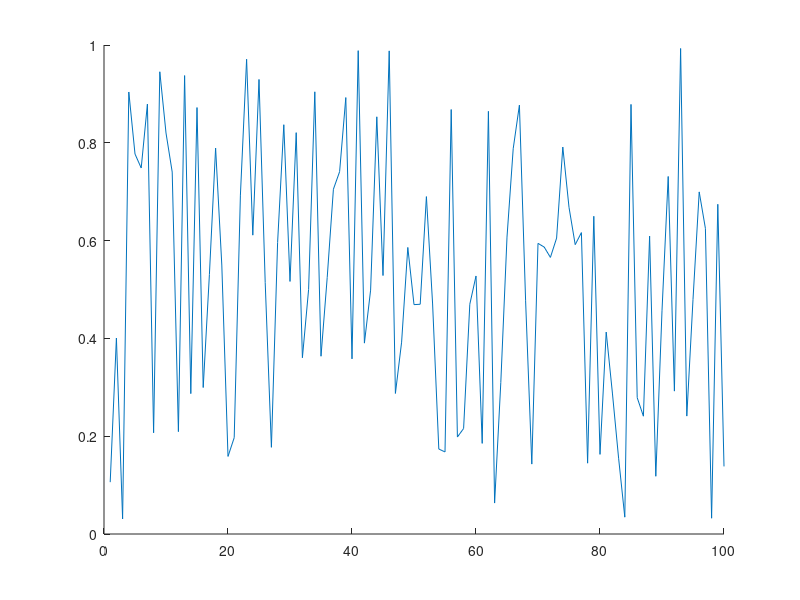

Here is the MATLAB script that generated this plot: (Note: this script raises an error after producing the figure.)
clc
close all
clear

if isfolder('pics') == 0
    mkdir('pics')
end

x = 1:100;
y = rand(100,1);
idxmin = find(y == max(y));
idxmax = find(y == min(y));
txt = ['\leftarrow y = ',int2str(max(y))];
hold on
plot(x,y)
plot(x,y,'o','MarkerIndices',[idxmin idxmax],'MarkerFaceColor','red','MarkerSize',5)
t = text(idxmax,y(idxmax),txt);
t.Color = [153/255 153/255 255/255];
hold off
legend('random plot [0:1]');
print -dpng ./pics/test.png
close
%% testing plot function
clc

x = [0:0.01:2*pi];
y = sin(x);
yCmp = cos(x);
string = 'My test plot';
p_title = 'test_print';
t="";

% test = myplot(x,y,string,p_title);
test2 = superplot(x,y,'plotName',"My super plot",'figureName',"super_plot");
test3 = superplot(x,y,'cmpYLegend',"cos(x)",'figureName',"cosxVsSinx",'cmpY',yCmp,'yLegend',"sin(x)",'yName',"Amplitude",'xName',"Samples NOT normalized to 2\pi", ...
    'plotName',"Plotting cos(x) against sin(x)");
close(test2);
close(test3);
test4 = superplot(x,y);

testV = ones(1,1);
testV(2) = 5;

%% testing MER loop
% clear
clc
close all
% clear

idx = 1;
for i = 0:200
    if ( rem((i-1)/4,1)==0 )
        validLen(idx) = i;
        idx = idx+1;
    end
end

% Constants are double-precision by default
vec = [9 129];

% for i
    
% for i = vec(1):0.01:vec(1)
%     fprintf("i is %d coefficients\n",i);
% end
    
% for i = 0:2:10
%     fprintf("i SHOULD be EVEN and is %d\n",i);
% end

%coefficients have to be even and divisible by span w/no remainder LOOK
%INTO THIS
%beta MUST be greater than 0
% [MER_out, betaTX_out, betaRCV_out, coeff_out] = MER_opt('Nsps',4,'numCoeffs',vec,'betaTX',[0 0.001 0.2],'betaRCV',[0.12 0.01 0.12],'MER',50);
% [MER_out, betaTX_out, betaRCV_out, coeff_out] = MER_opt('Nsps',4,'numCoeffs',[25 77],'betaTX',[.01 0.01 .16],'betaRCV',[0.12 0.01 0.34],'MER',40);

% last = find(~MER_out,1);
% fileID = fopen('GSM_parameters.txt','w');
% cBeta = char(hex2dec('03b2'));
% fprintf(fileID,'%10s %10s %10s %10s\r\n','MER', 'betaTX', 'betaRCV', 'length');
% % A = [MER_out(1:last-1); betaTX_out(1:last-1); betaRCV_out(1:last-1); coeff_out(1:last-1)];
% A = [MER_out; betaTX_out; betaRCV_out; coeff_out];
% fprintf(fileID,'%10.6f %10.6f %10.6f %8.0f\r\n',A);
% fclose(fileID);

% c_idx = find(coeff_out==121);
% max_121 = max(MER_out(c_idx(1):c_idx(end)));
% desired_121 = find(MER_out>=54.0679);

DONE = ones(10,1);
finish = sum(DONE(1:5));

%% MER calc
% clc
% clear all
% close all
% den = [-0.001473028462308   0.005666223150735  -0.019416661964618  -0.041188246018261   0.083990599017613  -0.169565530125065   0.900837427479342 ...
%     0.311842632473442  -0.140969388867244   0.099871376920441  -0.088049305611010   0.023834632003521  -0.009447343197004   0.002953619390284]
% 
% pk = 0.99924965776672958;
% 
% 10*log10(pk^2/sum(den.^2));

%% Measuring OOB requirements
clear 
close all
clc

format long
% window designer from 0 to pi
% load('KaisWin.mat');

% beta = 0.146600;  %trial 1
% N = 65;
% beta = 0.116400;    %trial 2
% N = 73;
beta = 0.144400;   %trial 3
N = 121;

Nsps = 4;
span = (N-1)/4;
% digital angular frequency, w (rads/sample)
w = [0:0.001:1000]/1000*pi;

GSM = rcosdesign(beta,span,Nsps);
As = 60;
b = 0.1102*(As-8.7);

% for bk = 2.047:0.001:2.263
% for bk = 2.057:0.001:2.057
for bk = 2.202:0.001:2.202
    wn = kaiser(length(GSM), bk);
    h_TX = GSM.*wn.';
    h_GSM = GSM;

    % SRRC is a square root nyquist filter; firpm also
    % creates a sqrt nyquist filter
    M=N-1;
    beta = 0.12; Nsps=4; span=M/Nsps;
    fc=1/2/Nsps; fp=(1-beta)*fc; fs=(1+beta)*fc;
    fb = [0 fp fc fc fs .5]*2;
    a = [1 1 1/sqrt(2) 1/sqrt(2) 0 0];
    % wght vector needs to 2.4535 for passband
    wght = [2.4535 1 1];
    h_pps = firpm(M,fb,a,wght);

    % window
    h_pps = h_pps.*wn.';
%     h_pps = h_pps;

    % estimate order of SR Nyquist filter
%     ford=fb(2:end-1);
%     aord=[1 1/sqrt(2) 0];
%     sb=10^(-58/20);
%     dev=[sb 0.02 sb];
%     M_est=firpmord(ford,aord,dev);

    H_srrc = freqz(h_TX,1,w);
    H_pps = freqz(h_pps,1,w);

    % mag_H = 20*log10(abs(H));
    mag_H = 20*log10(abs(H_pps));
    baseband_ind = find( w/2/pi <= 0.14);
    OB1_ind = find(w/2/pi > 0.14 & w/2/pi <= 0.1752);
    OB2_ind = find(w/2/pi > 0.1752 & w/2/pi <= 0.42);
    OB3_ind = find(w/2/pi > 0.42);

    conv2mW = @(x) 10.^(x/20);
    conv2dBm =  @(x) 20.*log10(x);

    % For power, do i need to account for limits of SA
    spec_mW = sum(conv2mW(mag_H));
    bb_mW = sum(conv2mW(mag_H(baseband_ind(1):baseband_ind(end))));
    OB1_mW = sum(conv2mW(mag_H(OB1_ind(1):OB1_ind(end))));
    OB2_mW = sum(conv2mW(mag_H(OB2_ind(1):OB2_ind(end))));
    OB3_mW = sum(conv2mW(mag_H(OB3_ind(1):OB3_ind(end))));

    spec_dBm = conv2dBm(spec_mW);
    bb_dBm = conv2dBm(bb_mW);
    OB1_dBm = conv2dBm(OB1_mW);
    OB2_dBm = conv2dBm(OB2_mW);
    OB3_dBm = conv2dBm(OB3_mW);

    OB1_58 = bb_dBm-OB1_dBm;
    OB2_60 = bb_dBm-OB2_dBm;
    OB3_63 = bb_dBm-OB3_dBm;
    
    % can cascade firpm sqrt w/srrc, center coeff
    % isn't one BUT even symmetric
    cascade = conv(h_pps,GSM);
    cascade_SRRC = conv(GSM,GSM);
    
    num = cascade(N);
    den = zeros(floor(length(cascade)/Nsps),1);
    idx = 1;
    cnt = 0;
    for i = 1:length(cascade)
        if cnt == 0 && i ~= N
            den(idx) = cascade(i);
            cnt = cnt + 1;
            idx = idx + 1;
        elseif cnt >= Nsps-1
            cnt = 0;
        else
            cnt = cnt + 1;
        end
    end
    MER_theo = 10*log10( num^2/sum(den.^2) );
%     fprintf("Power transmitted in OB1 is %2.6f dB\n", OB1_58);
%     fprintf("Power transmitted in OB2 is %2.6f dB\n", OB2_60);
%     fprintf("Power transmitted in OB3 is %2.6f dB\n", OB3_63);
%     fprintf("MER is %2.6f | beta for kaiser: %2.6f\n",MER_theo,bk);
%     fprintf("OB1: %2.6f | OB2: %2.6f | OB3: %2.6f | MER: %2.6f | Bk: %2.4f\n",OB1_58,OB2_60,OB3_63,MER_theo,bk);
%     fprintf("Bk: %2.4f\n",bk);
    if OB1_58 > 58 && OB2_60 > 60 && OB3_63 > 63 && MER_theo >= 40
        fprintf("*************MET SPEC*************************\n");
        fprintf("Power transmitted in OB1 is %2.6f dB and greater by %2.6f dB from 58 dB requirement\n", OB1_58, OB1_58-58);
        fprintf("Power transmitted in OB2 is %2.6f dB and greater by %2.6f dB from 60 dB requirement\n", OB2_60, OB2_60-60);
        fprintf("Power transmitted in OB3 is %2.6f dB and greater by %2.6f dB from 63 dB requirement\n", OB3_63, OB3_63-63);
        fprintf("MER is %2.6f | beta for kaiser: %2.6f\n",MER_theo,bk);
    end
end

TX_MR = superplot(w/2/pi,20*log10(abs(H_pps)),'plotName',"Magnitude Response of PPS",'figureName',"PracticalPSResp",'yName',"Magnitude (dB)",...
    'xName',"Frequency (cycles/sample)",'yLegend',"SQRT FIRPM",'cmpY',20*log10(abs(H_srrc)),'cmpYLegend',"SRRC",...
    'plotAxis',[0 0.5 -100 20]);
hold on
% OOB requirement 1
plot([0.14 0.14],[-200 -58],'--k');
plot([0.14 0.1752],[-58 -58],'--k');
plot([0.1752 0.1752],[-200 -58],'--k');
% OOB requirement 2
plot([0.1752 0.1752],[-200 -60],':R');
plot([0.1752 0.42],[-60 -60],':R');
plot([0.42 0.42],[-200 -60],':R');
% OOB requirement 3
plot([0.42 0.42],[-200 -63],'g');
plot([0.42 0.5],[-63 -63],'g');
plot([0.5 0.5],[-200 -63],'g');
legend('Sqrt firpm','SRRC','OB1','OB1','OB1','OB2','OB2','OB2','OB3','OB3','OB3');
hold off
location = strcat('./pics/','PracticalPSResp','.png');
print(TX_MR, '-dpng', location);
close(TX_MR);

% scale desired coefficients
maxi = sum(abs(h_pps));
scaling = (1-2^-17)/maxi;

h_pps_1s17= round(h_pps*scaling*2^17);
if sum(abs(h_pps_1s17/2^17) > 1-2^-17)
    fprintf("Error need to scaled down h_pps more\n");
    return
end

h_pps_coeffs = unique(h_pps_1s17,'stable');


%% Test cascade
clear 
% close all
clc

coeff = 65;
Nsps = 4;
beta = 0.146600;

span = (coeff-1)/Nsps;
rcv = rcosdesign(beta, span, Nsps);

% SR Nyquist filter
bb = 2.0; spans = 25;
M = coeff-1;
fc = 1/(2*Nsps);fp=(1-.12)*fc; fs=(1+.12)*fc;
fb = [0 fp fc fc fs .5]*2;
a = [1 1 1/sqrt(2) 1/sqrt(2) 0 0];
wght = [2.4535 1 1];
h_pps=firpm(M,fb,a,wght);
w = [0:0.001:1000]/1000*pi;
wnNorm=kaiser(coeff,2.0);
wnGr=kaiser(coeff,3);
wnLT=kaiser(coeff,1);

H_pps = freqz(h_pps,1,w);
H_ppsGrBk=freqz( conv(h_pps,wnGr),1,w );
H_ppsNormBk=freqz( conv(h_pps,wnNorm),1,w );
H_ppsLTBk=freqz( conv(h_pps,wnLT),1,w );

figName="PPS_with_65coeffs";
pps_plot = superplot(w/2/pi,20*log10(abs(H_pps)),'cmpY',20*log10(H_ppsNormBk),'figureName',figName,...
    'plotAxis',[0 0.5 -100 40]);
hold on
plot(w/2/pi,20*log10(abs(H_ppsGrBk)),"-.g");
plot(w/2/pi,20*log10(abs(H_ppsLTBk)),"--m");
legend('beta=0','beta=2.0','beta=3','beta=1');
hold off
location = strcat('./pics/',figName,'.png');
print(pps_plot, '-dpng', location);

% Too much theory to figure out MER for LPF

%% Test PPS_opt
% clc
% clear 
% close all
% 
% % Constants are double-precision by default
% vec = [65 129];
% 
% [MER_out, betaTX_out, betaRCV_out, coeff_out, betaKais_out] = PPS_opt('Nsps',4,...
%     'numCoeffs',vec,'betaTX',[0 0.001 0.2],'betaRCV',[0.12 0.01 0.12],'MER',40,'betaKais',[0 0.01 10]);

%% File IO
clear all
close all
clc

fileID = fopen('GSM_parameters_SRRC.txt');
formatSpec = '%s';
N = 4;
C_text = textscan(fileID,formatSpec,N);
C_data0 = textscan(fileID,'%f %f %f %f');
fclose(fileID);

%% Designing polyphase filter
clear;close all;clc; load('validLen.mat');

beta=0.12; N=21; Nsps=4; span=(N-1)/4;

% rcv = rcosdesign(beta,span, Nsps);
load('rcv.mat');
worse_case_output = sum(abs(rcv));
scaling = (1-2^-17)/worse_case_output;
rcv_1s17=round( rcv*scaling*2^17 );tx=rcv;

sym_mults=round(length(rcv)/2);
poly_mults=sym_mults/Nsps;
